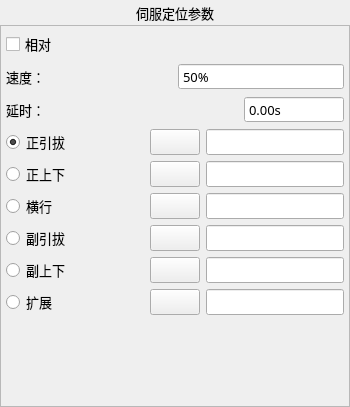
<?xml version="1.0" encoding="UTF-8"?>
<ui version="4.0">
 <class>FormActPos</class>
 <widget class="QWidget" name="FormActPos">
  <property name="windowModality">
   <enum>Qt::WindowModal</enum>
  </property>
  <property name="geometry">
   <rect>
    <x>0</x>
    <y>0</y>
    <width>350</width>
    <height>407</height>
   </rect>
  </property>
  <property name="minimumSize">
   <size>
    <width>350</width>
    <height>407</height>
   </size>
  </property>
  <property name="maximumSize">
   <size>
    <width>700</width>
    <height>815</height>
   </size>
  </property>
  <property name="font">
   <font>
    <family>微软雅黑</family>
    <pointsize>10</pointsize>
   </font>
  </property>
  <property name="windowTitle">
   <string notr="true">伺服定位</string>
  </property>
  <property name="toolTip">
   <string notr="true"/>
  </property>
  <property name="statusTip">
   <string notr="true"/>
  </property>
  <property name="whatsThis">
   <string notr="true"/>
  </property>
  <property name="accessibleName">
   <string notr="true"/>
  </property>
  <property name="accessibleDescription">
   <string notr="true"/>
  </property>
  <property name="styleSheet">
   <string notr="true"/>
  </property>
  <property name="windowFilePath">
   <string notr="true"/>
  </property>
  <layout class="QVBoxLayout" name="verticalLayout">
   <property name="spacing">
    <number>0</number>
   </property>
   <property name="margin">
    <number>0</number>
   </property>
   <item>
    <widget class="QLabel" name="labelParaTitle">
     <property name="sizePolicy">
      <sizepolicy hsizetype="Preferred" vsizetype="Fixed">
       <horstretch>0</horstretch>
       <verstretch>0</verstretch>
      </sizepolicy>
     </property>
     <property name="minimumSize">
      <size>
       <width>0</width>
       <height>25</height>
      </size>
     </property>
     <property name="font">
      <font>
       <family>微软雅黑</family>
       <pointsize>10</pointsize>
       <weight>50</weight>
       <bold>false</bold>
      </font>
     </property>
     <property name="styleSheet">
      <string notr="true">QLabel#labelParaTitle
{
	color: black;
	border-image: url(:/img/widget/Panel.png) 0 4 0 4;
	border-left: 4px transparent;
	border-right: 4px transparent;
}
</string>
     </property>
     <property name="text">
      <string>伺服定位参数</string>
     </property>
     <property name="alignment">
      <set>Qt::AlignCenter</set>
     </property>
    </widget>
   </item>
   <item>
    <widget class="QFrame" name="frameActPos">
     <property name="font">
      <font>
       <family>微软雅黑</family>
       <pointsize>10</pointsize>
       <weight>50</weight>
       <italic>false</italic>
       <bold>false</bold>
      </font>
     </property>
     <property name="styleSheet">
      <string notr="true"/>
     </property>
     <property name="frameShape">
      <enum>QFrame::StyledPanel</enum>
     </property>
     <property name="frameShadow">
      <enum>QFrame::Plain</enum>
     </property>
     <property name="IsMainArea" stdset="0">
      <bool>true</bool>
     </property>
     <layout class="QGridLayout" name="gridLayout">
      <property name="margin">
       <number>5</number>
      </property>
      <item row="4" column="0" colspan="2">
       <layout class="QHBoxLayout" name="horizontalLayout_3">
        <item>
         <widget class="xRadioButton" name="radioPaVer">
          <property name="sizePolicy">
           <sizepolicy hsizetype="Expanding" vsizetype="Fixed">
            <horstretch>0</horstretch>
            <verstretch>0</verstretch>
           </sizepolicy>
          </property>
          <property name="minimumSize">
           <size>
            <width>40</width>
            <height>25</height>
           </size>
          </property>
          <property name="maximumSize">
           <size>
            <width>16777215</width>
            <height>50</height>
           </size>
          </property>
          <property name="font">
           <font>
            <family>微软雅黑</family>
            <pointsize>10</pointsize>
            <weight>50</weight>
            <italic>false</italic>
            <bold>false</bold>
           </font>
          </property>
          <property name="focusPolicy">
           <enum>Qt::NoFocus</enum>
          </property>
          <property name="text">
           <string notr="true">正上下</string>
          </property>
          <property name="iconSize">
           <size>
            <width>32</width>
            <height>32</height>
           </size>
          </property>
         </widget>
        </item>
        <item>
         <widget class="QPushButton" name="BtnPaVerSync">
          <property name="minimumSize">
           <size>
            <width>50</width>
            <height>25</height>
           </size>
          </property>
          <property name="text">
           <string/>
          </property>
          <property name="icon">
           <iconset resource="../xPad.qrc">
            <normaloff>:/img/32X32/Sync.png</normaloff>:/img/32X32/Sync.png</iconset>
          </property>
          <property name="iconSize">
           <size>
            <width>48</width>
            <height>48</height>
           </size>
          </property>
         </widget>
        </item>
        <item>
         <widget class="xLineEdit" name="BoxPaVer">
          <property name="minimumSize">
           <size>
            <width>100</width>
            <height>25</height>
           </size>
          </property>
          <property name="maximumSize">
           <size>
            <width>200</width>
            <height>50</height>
           </size>
          </property>
          <property name="font">
           <font>
            <family>微软雅黑</family>
            <pointsize>10</pointsize>
            <weight>50</weight>
            <italic>false</italic>
            <bold>false</bold>
           </font>
          </property>
          <property name="styleSheet">
           <string notr="true"/>
          </property>
          <property name="alignment">
           <set>Qt::AlignLeading|Qt::AlignLeft|Qt::AlignVCenter</set>
          </property>
          <property name="readOnly">
           <bool>true</bool>
          </property>
         </widget>
        </item>
       </layout>
      </item>
      <item row="3" column="0" colspan="2">
       <layout class="QHBoxLayout" name="horizontalLayout_2">
        <item>
         <widget class="xRadioButton" name="radioPaHor">
          <property name="sizePolicy">
           <sizepolicy hsizetype="Expanding" vsizetype="Fixed">
            <horstretch>0</horstretch>
            <verstretch>0</verstretch>
           </sizepolicy>
          </property>
          <property name="minimumSize">
           <size>
            <width>40</width>
            <height>25</height>
           </size>
          </property>
          <property name="maximumSize">
           <size>
            <width>16777215</width>
            <height>50</height>
           </size>
          </property>
          <property name="font">
           <font>
            <family>微软雅黑</family>
            <pointsize>10</pointsize>
            <weight>50</weight>
            <italic>false</italic>
            <bold>false</bold>
           </font>
          </property>
          <property name="focusPolicy">
           <enum>Qt::NoFocus</enum>
          </property>
          <property name="text">
           <string notr="true">正引拔</string>
          </property>
          <property name="iconSize">
           <size>
            <width>32</width>
            <height>32</height>
           </size>
          </property>
          <property name="checked">
           <bool>true</bool>
          </property>
         </widget>
        </item>
        <item>
         <widget class="QPushButton" name="BtnPaHorSync">
          <property name="minimumSize">
           <size>
            <width>50</width>
            <height>25</height>
           </size>
          </property>
          <property name="text">
           <string/>
          </property>
          <property name="icon">
           <iconset resource="../xPad.qrc">
            <normaloff>:/img/32X32/Sync.png</normaloff>:/img/32X32/Sync.png</iconset>
          </property>
          <property name="iconSize">
           <size>
            <width>48</width>
            <height>48</height>
           </size>
          </property>
         </widget>
        </item>
        <item>
         <widget class="xLineEdit" name="BoxPaHor">
          <property name="minimumSize">
           <size>
            <width>100</width>
            <height>25</height>
           </size>
          </property>
          <property name="maximumSize">
           <size>
            <width>200</width>
            <height>50</height>
           </size>
          </property>
          <property name="font">
           <font>
            <family>微软雅黑</family>
            <pointsize>10</pointsize>
            <weight>50</weight>
            <bold>false</bold>
           </font>
          </property>
          <property name="styleSheet">
           <string notr="true"/>
          </property>
          <property name="alignment">
           <set>Qt::AlignLeading|Qt::AlignLeft|Qt::AlignVCenter</set>
          </property>
          <property name="readOnly">
           <bool>true</bool>
          </property>
         </widget>
        </item>
       </layout>
      </item>
      <item row="12" column="0" colspan="2">
       <spacer name="verticalSpacer">
        <property name="orientation">
         <enum>Qt::Vertical</enum>
        </property>
        <property name="sizeHint" stdset="0">
         <size>
          <width>20</width>
          <height>40</height>
         </size>
        </property>
       </spacer>
      </item>
      <item row="1" column="0" colspan="2">
       <layout class="QHBoxLayout" name="horizontalLayout">
        <item>
         <widget class="QLabel" name="label_2">
          <property name="minimumSize">
           <size>
            <width>50</width>
            <height>25</height>
           </size>
          </property>
          <property name="font">
           <font>
            <family>微软雅黑</family>
            <pointsize>10</pointsize>
            <weight>50</weight>
            <bold>false</bold>
           </font>
          </property>
          <property name="text">
           <string>速度：</string>
          </property>
         </widget>
        </item>
        <item>
         <widget class="xSpinBox" name="BoxSpeed">
          <property name="enabled">
           <bool>true</bool>
          </property>
          <property name="sizePolicy">
           <sizepolicy hsizetype="Fixed" vsizetype="Fixed">
            <horstretch>0</horstretch>
            <verstretch>0</verstretch>
           </sizepolicy>
          </property>
          <property name="minimumSize">
           <size>
            <width>100</width>
            <height>25</height>
           </size>
          </property>
          <property name="maximumSize">
           <size>
            <width>200</width>
            <height>50</height>
           </size>
          </property>
          <property name="font">
           <font>
            <family>微软雅黑</family>
            <pointsize>10</pointsize>
            <weight>50</weight>
            <italic>false</italic>
            <bold>false</bold>
           </font>
          </property>
          <property name="focusPolicy">
           <enum>Qt::ClickFocus</enum>
          </property>
          <property name="alignment">
           <set>Qt::AlignLeading|Qt::AlignLeft|Qt::AlignVCenter</set>
          </property>
          <property name="readOnly">
           <bool>false</bool>
          </property>
          <property name="buttonSymbols">
           <enum>QAbstractSpinBox::NoButtons</enum>
          </property>
          <property name="specialValueText">
           <string notr="true"/>
          </property>
          <property name="keyboardTracking">
           <bool>false</bool>
          </property>
          <property name="suffix">
           <string notr="true">%</string>
          </property>
          <property name="prefix">
           <string notr="true"/>
          </property>
          <property name="minimum">
           <number>1</number>
          </property>
          <property name="maximum">
           <number>100</number>
          </property>
          <property name="value">
           <number>50</number>
          </property>
          <property name="HasBtn" stdset="0">
           <bool>true</bool>
          </property>
         </widget>
        </item>
       </layout>
      </item>
      <item row="2" column="0" colspan="2">
       <layout class="QHBoxLayout" name="horizontalLayout_8">
        <item>
         <widget class="QLabel" name="label">
          <property name="sizePolicy">
           <sizepolicy hsizetype="Expanding" vsizetype="Preferred">
            <horstretch>0</horstretch>
            <verstretch>0</verstretch>
           </sizepolicy>
          </property>
          <property name="minimumSize">
           <size>
            <width>50</width>
            <height>25</height>
           </size>
          </property>
          <property name="font">
           <font>
            <family>微软雅黑</family>
            <pointsize>10</pointsize>
            <weight>50</weight>
            <bold>false</bold>
           </font>
          </property>
          <property name="text">
           <string>延时：</string>
          </property>
          <property name="alignment">
           <set>Qt::AlignLeading|Qt::AlignLeft|Qt::AlignVCenter</set>
          </property>
         </widget>
        </item>
        <item>
         <widget class="xDoubleSpinBox" name="BoxDelay">
          <property name="enabled">
           <bool>true</bool>
          </property>
          <property name="sizePolicy">
           <sizepolicy hsizetype="Fixed" vsizetype="Fixed">
            <horstretch>0</horstretch>
            <verstretch>0</verstretch>
           </sizepolicy>
          </property>
          <property name="minimumSize">
           <size>
            <width>100</width>
            <height>25</height>
           </size>
          </property>
          <property name="maximumSize">
           <size>
            <width>200</width>
            <height>50</height>
           </size>
          </property>
          <property name="font">
           <font>
            <family>微软雅黑</family>
            <pointsize>10</pointsize>
            <weight>50</weight>
            <italic>false</italic>
            <bold>false</bold>
           </font>
          </property>
          <property name="focusPolicy">
           <enum>Qt::ClickFocus</enum>
          </property>
          <property name="alignment">
           <set>Qt::AlignLeading|Qt::AlignLeft|Qt::AlignVCenter</set>
          </property>
          <property name="readOnly">
           <bool>false</bool>
          </property>
          <property name="buttonSymbols">
           <enum>QAbstractSpinBox::NoButtons</enum>
          </property>
          <property name="specialValueText">
           <string notr="true"/>
          </property>
          <property name="keyboardTracking">
           <bool>false</bool>
          </property>
          <property name="suffix">
           <string>s</string>
          </property>
          <property name="maximum">
           <double>9.990000000000000</double>
          </property>
          <property name="singleStep">
           <double>0.100000000000000</double>
          </property>
         </widget>
        </item>
       </layout>
      </item>
      <item row="5" column="0" colspan="2">
       <layout class="QHBoxLayout" name="horizontalLayout_4">
        <item>
         <widget class="xRadioButton" name="radioTravel">
          <property name="sizePolicy">
           <sizepolicy hsizetype="Expanding" vsizetype="Fixed">
            <horstretch>0</horstretch>
            <verstretch>0</verstretch>
           </sizepolicy>
          </property>
          <property name="minimumSize">
           <size>
            <width>40</width>
            <height>25</height>
           </size>
          </property>
          <property name="maximumSize">
           <size>
            <width>16777215</width>
            <height>50</height>
           </size>
          </property>
          <property name="font">
           <font>
            <family>微软雅黑</family>
            <pointsize>10</pointsize>
            <weight>50</weight>
            <italic>false</italic>
            <bold>false</bold>
           </font>
          </property>
          <property name="focusPolicy">
           <enum>Qt::NoFocus</enum>
          </property>
          <property name="text">
           <string notr="true">横行 </string>
          </property>
          <property name="iconSize">
           <size>
            <width>32</width>
            <height>32</height>
           </size>
          </property>
         </widget>
        </item>
        <item>
         <widget class="QPushButton" name="BtnTrvSync">
          <property name="minimumSize">
           <size>
            <width>50</width>
            <height>25</height>
           </size>
          </property>
          <property name="text">
           <string/>
          </property>
          <property name="icon">
           <iconset resource="../xPad.qrc">
            <normaloff>:/img/32X32/Sync.png</normaloff>:/img/32X32/Sync.png</iconset>
          </property>
          <property name="iconSize">
           <size>
            <width>48</width>
            <height>48</height>
           </size>
          </property>
         </widget>
        </item>
        <item>
         <widget class="xLineEdit" name="BoxTrv">
          <property name="minimumSize">
           <size>
            <width>100</width>
            <height>25</height>
           </size>
          </property>
          <property name="maximumSize">
           <size>
            <width>200</width>
            <height>50</height>
           </size>
          </property>
          <property name="font">
           <font>
            <family>微软雅黑</family>
            <pointsize>10</pointsize>
            <weight>50</weight>
            <italic>false</italic>
            <bold>false</bold>
           </font>
          </property>
          <property name="styleSheet">
           <string notr="true"/>
          </property>
          <property name="alignment">
           <set>Qt::AlignLeading|Qt::AlignLeft|Qt::AlignVCenter</set>
          </property>
          <property name="readOnly">
           <bool>true</bool>
          </property>
         </widget>
        </item>
       </layout>
      </item>
      <item row="11" column="0" colspan="2">
       <layout class="QHBoxLayout" name="horizontalLayout_7">
        <item>
         <widget class="xRadioButton" name="radioOther">
          <property name="enabled">
           <bool>true</bool>
          </property>
          <property name="sizePolicy">
           <sizepolicy hsizetype="Expanding" vsizetype="Fixed">
            <horstretch>0</horstretch>
            <verstretch>0</verstretch>
           </sizepolicy>
          </property>
          <property name="minimumSize">
           <size>
            <width>40</width>
            <height>25</height>
           </size>
          </property>
          <property name="maximumSize">
           <size>
            <width>16777215</width>
            <height>50</height>
           </size>
          </property>
          <property name="font">
           <font>
            <family>微软雅黑</family>
            <pointsize>10</pointsize>
            <weight>50</weight>
            <italic>false</italic>
            <bold>false</bold>
           </font>
          </property>
          <property name="focusPolicy">
           <enum>Qt::NoFocus</enum>
          </property>
          <property name="text">
           <string notr="true">扩展</string>
          </property>
          <property name="iconSize">
           <size>
            <width>32</width>
            <height>32</height>
           </size>
          </property>
         </widget>
        </item>
        <item>
         <widget class="QPushButton" name="BtnExtSync">
          <property name="minimumSize">
           <size>
            <width>50</width>
            <height>25</height>
           </size>
          </property>
          <property name="text">
           <string/>
          </property>
          <property name="icon">
           <iconset resource="../xPad.qrc">
            <normaloff>:/img/32X32/Sync.png</normaloff>:/img/32X32/Sync.png</iconset>
          </property>
          <property name="iconSize">
           <size>
            <width>48</width>
            <height>48</height>
           </size>
          </property>
         </widget>
        </item>
        <item>
         <widget class="xLineEdit" name="BoxOther">
          <property name="minimumSize">
           <size>
            <width>100</width>
            <height>25</height>
           </size>
          </property>
          <property name="maximumSize">
           <size>
            <width>200</width>
            <height>50</height>
           </size>
          </property>
          <property name="font">
           <font>
            <family>微软雅黑</family>
            <pointsize>10</pointsize>
            <weight>50</weight>
            <italic>false</italic>
            <bold>false</bold>
           </font>
          </property>
          <property name="styleSheet">
           <string notr="true"/>
          </property>
          <property name="alignment">
           <set>Qt::AlignLeading|Qt::AlignLeft|Qt::AlignVCenter</set>
          </property>
          <property name="readOnly">
           <bool>true</bool>
          </property>
         </widget>
        </item>
       </layout>
      </item>
      <item row="6" column="0" colspan="2">
       <layout class="QHBoxLayout" name="horizontalLayout_5">
        <item>
         <widget class="xRadioButton" name="radioRaHor">
          <property name="enabled">
           <bool>true</bool>
          </property>
          <property name="sizePolicy">
           <sizepolicy hsizetype="Expanding" vsizetype="Fixed">
            <horstretch>0</horstretch>
            <verstretch>0</verstretch>
           </sizepolicy>
          </property>
          <property name="minimumSize">
           <size>
            <width>40</width>
            <height>25</height>
           </size>
          </property>
          <property name="maximumSize">
           <size>
            <width>16777215</width>
            <height>50</height>
           </size>
          </property>
          <property name="font">
           <font>
            <family>微软雅黑</family>
            <pointsize>10</pointsize>
            <weight>50</weight>
            <italic>false</italic>
            <bold>false</bold>
           </font>
          </property>
          <property name="focusPolicy">
           <enum>Qt::NoFocus</enum>
          </property>
          <property name="text">
           <string notr="true">副引拔</string>
          </property>
          <property name="iconSize">
           <size>
            <width>32</width>
            <height>32</height>
           </size>
          </property>
         </widget>
        </item>
        <item>
         <widget class="QPushButton" name="BtnRaHorSync">
          <property name="minimumSize">
           <size>
            <width>50</width>
            <height>25</height>
           </size>
          </property>
          <property name="text">
           <string/>
          </property>
          <property name="icon">
           <iconset resource="../xPad.qrc">
            <normaloff>:/img/32X32/Sync.png</normaloff>:/img/32X32/Sync.png</iconset>
          </property>
          <property name="iconSize">
           <size>
            <width>48</width>
            <height>48</height>
           </size>
          </property>
         </widget>
        </item>
        <item>
         <widget class="xLineEdit" name="BoxRaHor">
          <property name="minimumSize">
           <size>
            <width>100</width>
            <height>25</height>
           </size>
          </property>
          <property name="maximumSize">
           <size>
            <width>200</width>
            <height>50</height>
           </size>
          </property>
          <property name="font">
           <font>
            <family>微软雅黑</family>
            <pointsize>10</pointsize>
            <weight>50</weight>
            <italic>false</italic>
            <bold>false</bold>
           </font>
          </property>
          <property name="styleSheet">
           <string notr="true"/>
          </property>
          <property name="alignment">
           <set>Qt::AlignLeading|Qt::AlignLeft|Qt::AlignVCenter</set>
          </property>
          <property name="readOnly">
           <bool>true</bool>
          </property>
         </widget>
        </item>
       </layout>
      </item>
      <item row="7" column="0" colspan="2">
       <layout class="QHBoxLayout" name="horizontalLayout_6">
        <item>
         <widget class="xRadioButton" name="radioRaVer">
          <property name="enabled">
           <bool>true</bool>
          </property>
          <property name="sizePolicy">
           <sizepolicy hsizetype="Expanding" vsizetype="Fixed">
            <horstretch>0</horstretch>
            <verstretch>0</verstretch>
           </sizepolicy>
          </property>
          <property name="minimumSize">
           <size>
            <width>40</width>
            <height>25</height>
           </size>
          </property>
          <property name="maximumSize">
           <size>
            <width>16777215</width>
            <height>50</height>
           </size>
          </property>
          <property name="font">
           <font>
            <family>微软雅黑</family>
            <pointsize>10</pointsize>
            <weight>50</weight>
            <italic>false</italic>
            <bold>false</bold>
           </font>
          </property>
          <property name="focusPolicy">
           <enum>Qt::NoFocus</enum>
          </property>
          <property name="text">
           <string notr="true">副上下</string>
          </property>
          <property name="iconSize">
           <size>
            <width>32</width>
            <height>32</height>
           </size>
          </property>
         </widget>
        </item>
        <item>
         <widget class="QPushButton" name="BtnRaVerSync">
          <property name="minimumSize">
           <size>
            <width>50</width>
            <height>25</height>
           </size>
          </property>
          <property name="text">
           <string/>
          </property>
          <property name="icon">
           <iconset resource="../xPad.qrc">
            <normaloff>:/img/32X32/Sync.png</normaloff>:/img/32X32/Sync.png</iconset>
          </property>
          <property name="iconSize">
           <size>
            <width>48</width>
            <height>48</height>
           </size>
          </property>
         </widget>
        </item>
        <item>
         <widget class="xLineEdit" name="BoxRaVer">
          <property name="minimumSize">
           <size>
            <width>100</width>
            <height>25</height>
           </size>
          </property>
          <property name="maximumSize">
           <size>
            <width>200</width>
            <height>50</height>
           </size>
          </property>
          <property name="font">
           <font>
            <family>微软雅黑</family>
            <pointsize>10</pointsize>
            <weight>50</weight>
            <italic>false</italic>
            <bold>false</bold>
           </font>
          </property>
          <property name="styleSheet">
           <string notr="true"/>
          </property>
          <property name="alignment">
           <set>Qt::AlignLeading|Qt::AlignLeft|Qt::AlignVCenter</set>
          </property>
          <property name="readOnly">
           <bool>true</bool>
          </property>
         </widget>
        </item>
       </layout>
      </item>
      <item row="0" column="0" colspan="2">
       <widget class="QCheckBox" name="checkOffset">
        <property name="minimumSize">
         <size>
          <width>0</width>
          <height>25</height>
         </size>
        </property>
        <property name="font">
         <font>
          <family>微软雅黑</family>
          <pointsize>10</pointsize>
          <weight>50</weight>
          <italic>false</italic>
          <bold>false</bold>
         </font>
        </property>
        <property name="text">
         <string>相对</string>
        </property>
       </widget>
      </item>
     </layout>
    </widget>
   </item>
  </layout>
 </widget>
 <customwidgets>
  <customwidget>
   <class>xRadioButton</class>
   <extends>QRadioButton</extends>
   <header>xradiobutton.h</header>
  </customwidget>
  <customwidget>
   <class>xSpinBox</class>
   <extends>QSpinBox</extends>
   <header>xspinbox.h</header>
   <slots>
    <signal>clicked()</signal>
   </slots>
  </customwidget>
  <customwidget>
   <class>xDoubleSpinBox</class>
   <extends>QDoubleSpinBox</extends>
   <header>xdoublespinbox.h</header>
   <slots>
    <signal>clicked()</signal>
   </slots>
  </customwidget>
  <customwidget>
   <class>xLineEdit</class>
   <extends>QLineEdit</extends>
   <header>xlineedit.h</header>
   <slots>
    <signal>clicked()</signal>
   </slots>
  </customwidget>
 </customwidgets>
 <resources>
  <include location="../xPad.qrc"/>
 </resources>
 <connections>
  <connection>
   <sender>BoxSpeed</sender>
   <signal>clicked()</signal>
   <receiver>FormActPos</receiver>
   <slot>inputSpeed()</slot>
   <hints>
    <hint type="sourcelabel">
     <x>184</x>
     <y>75</y>
    </hint>
    <hint type="destinationlabel">
     <x>187</x>
     <y>-38</y>
    </hint>
   </hints>
  </connection>
  <connection>
   <sender>BoxPaHor</sender>
   <signal>clicked()</signal>
   <receiver>FormActPos</receiver>
   <slot>inputPaHor()</slot>
   <hints>
    <hint type="sourcelabel">
     <x>186</x>
     <y>169</y>
    </hint>
    <hint type="destinationlabel">
     <x>147</x>
     <y>200</y>
    </hint>
   </hints>
  </connection>
  <connection>
   <sender>BoxPaVer</sender>
   <signal>clicked()</signal>
   <receiver>FormActPos</receiver>
   <slot>inputPaVer()</slot>
   <hints>
    <hint type="sourcelabel">
     <x>112</x>
     <y>170</y>
    </hint>
    <hint type="destinationlabel">
     <x>147</x>
     <y>200</y>
    </hint>
   </hints>
  </connection>
  <connection>
   <sender>BoxRaHor</sender>
   <signal>clicked()</signal>
   <receiver>FormActPos</receiver>
   <slot>inputRaHor()</slot>
   <hints>
    <hint type="sourcelabel">
     <x>112</x>
     <y>262</y>
    </hint>
    <hint type="destinationlabel">
     <x>147</x>
     <y>200</y>
    </hint>
   </hints>
  </connection>
  <connection>
   <sender>BoxRaVer</sender>
   <signal>clicked()</signal>
   <receiver>FormActPos</receiver>
   <slot>inputRaVer()</slot>
   <hints>
    <hint type="sourcelabel">
     <x>112</x>
     <y>308</y>
    </hint>
    <hint type="destinationlabel">
     <x>147</x>
     <y>200</y>
    </hint>
   </hints>
  </connection>
  <connection>
   <sender>BoxTrv</sender>
   <signal>clicked()</signal>
   <receiver>FormActPos</receiver>
   <slot>inputTravel()</slot>
   <hints>
    <hint type="sourcelabel">
     <x>112</x>
     <y>216</y>
    </hint>
    <hint type="destinationlabel">
     <x>147</x>
     <y>200</y>
    </hint>
   </hints>
  </connection>
  <connection>
   <sender>BoxOther</sender>
   <signal>clicked()</signal>
   <receiver>FormActPos</receiver>
   <slot>inputOther()</slot>
   <hints>
    <hint type="sourcelabel">
     <x>112</x>
     <y>354</y>
    </hint>
    <hint type="destinationlabel">
     <x>147</x>
     <y>200</y>
    </hint>
   </hints>
  </connection>
  <connection>
   <sender>BoxDelay</sender>
   <signal>clicked()</signal>
   <receiver>FormActPos</receiver>
   <slot>inputDelay()</slot>
   <hints>
    <hint type="sourcelabel">
     <x>668</x>
     <y>77</y>
    </hint>
    <hint type="destinationlabel">
     <x>394</x>
     <y>149</y>
    </hint>
   </hints>
  </connection>
  <connection>
   <sender>BtnExtSync</sender>
   <signal>clicked()</signal>
   <receiver>FormActPos</receiver>
   <slot>syncOther()</slot>
   <hints>
    <hint type="sourcelabel">
     <x>436</x>
     <y>487</y>
    </hint>
    <hint type="destinationlabel">
     <x>349</x>
     <y>407</y>
    </hint>
   </hints>
  </connection>
  <connection>
   <sender>BtnPaHorSync</sender>
   <signal>clicked()</signal>
   <receiver>FormActPos</receiver>
   <slot>syncPaHor()</slot>
   <hints>
    <hint type="sourcelabel">
     <x>436</x>
     <y>197</y>
    </hint>
    <hint type="destinationlabel">
     <x>349</x>
     <y>407</y>
    </hint>
   </hints>
  </connection>
  <connection>
   <sender>BtnPaVerSync</sender>
   <signal>clicked()</signal>
   <receiver>FormActPos</receiver>
   <slot>syncPaVer()</slot>
   <hints>
    <hint type="sourcelabel">
     <x>436</x>
     <y>255</y>
    </hint>
    <hint type="destinationlabel">
     <x>349</x>
     <y>407</y>
    </hint>
   </hints>
  </connection>
  <connection>
   <sender>BtnRaHorSync</sender>
   <signal>clicked()</signal>
   <receiver>FormActPos</receiver>
   <slot>syncRaHor()</slot>
   <hints>
    <hint type="sourcelabel">
     <x>436</x>
     <y>371</y>
    </hint>
    <hint type="destinationlabel">
     <x>349</x>
     <y>407</y>
    </hint>
   </hints>
  </connection>
  <connection>
   <sender>BtnRaVerSync</sender>
   <signal>clicked()</signal>
   <receiver>FormActPos</receiver>
   <slot>syncRaVer()</slot>
   <hints>
    <hint type="sourcelabel">
     <x>436</x>
     <y>429</y>
    </hint>
    <hint type="destinationlabel">
     <x>349</x>
     <y>407</y>
    </hint>
   </hints>
  </connection>
  <connection>
   <sender>BtnTrvSync</sender>
   <signal>clicked()</signal>
   <receiver>FormActPos</receiver>
   <slot>syncTravel()</slot>
   <hints>
    <hint type="sourcelabel">
     <x>436</x>
     <y>313</y>
    </hint>
    <hint type="destinationlabel">
     <x>349</x>
     <y>407</y>
    </hint>
   </hints>
  </connection>
 </connections>
 <slots>
  <slot>inputSpeed()</slot>
  <slot>inputPaHor()</slot>
  <slot>inputPaVer()</slot>
  <slot>inputTravel()</slot>
  <slot>syncPaHor()</slot>
  <slot>syncPaVer()</slot>
  <slot>syncTravel()</slot>
  <slot>UpdateWidgetState()</slot>
  <slot>inputRaHor()</slot>
  <slot>syncRaHor()</slot>
  <slot>inputRaVer()</slot>
  <slot>syncRaVer()</slot>
  <slot>inputOther()</slot>
  <slot>syncOther()</slot>
  <slot>inputDelay()</slot>
 </slots>
</ui>
